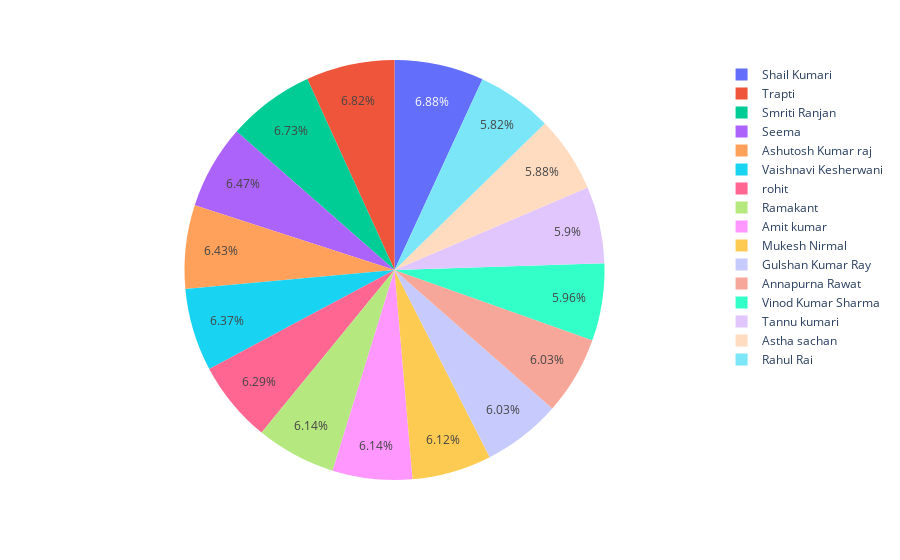

The cell this chart's notebook holds for it:
### Code cell
px.pie(df, values='Total', names='Name')

### Figure 1 — Plotly figure (JSON) as saved in the notebook; plotly's stock layout.template omitted (floating-point values rounded to 4 significant figures)
{"data": [{"domain": {"x": [0, 1], "y": [0, 1]}, "hovertemplate": "Name=%{label}<br>Total=%{value}<extra></extra>", "labels": ["Smriti Ranjan", "Tannu kumari ", "Seema", "Mukesh Nirmal", "rohit", "Ramakant", "Vinod Kumar Sharma ", "Gulshan Kumar Ray ", "Ashutosh Kumar raj ", "Amit kumar", "Astha sachan", "Shail Kumari", "Vaishnavi Kesherwani", "Rahul Rai", "Trapti", "Annapurna Rawat"], "legendgroup": "", "name": "", "showlegend": true, "type": "pie", "values": [446, 391, 429, 406, 417, 407, 395, 400, 426, 407, 390, 456, 422, 386, 452, 400]}], "layout": {"autosize": true, "legend": {"tracegroupgap": 0}, "margin": {"t": 60}}}
